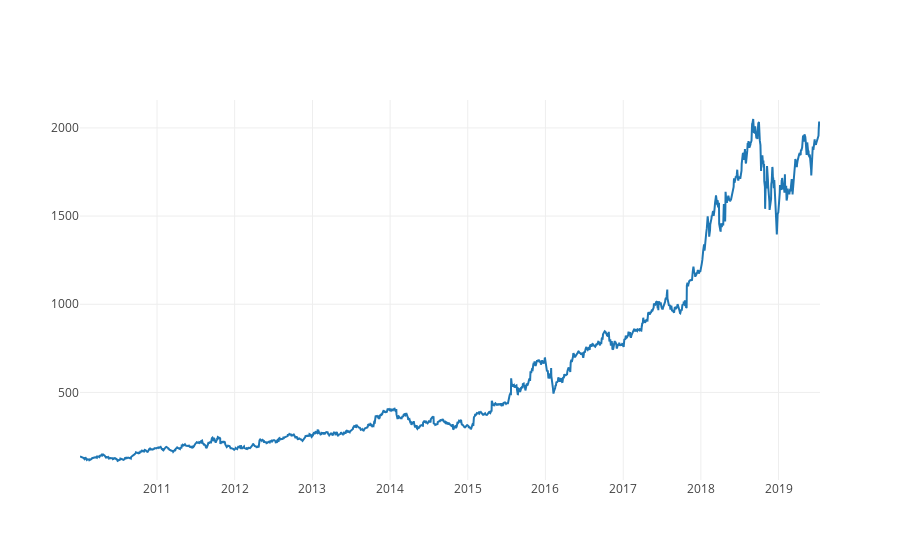

Notebook code cell kept with this figure:
### Markdown cell above
#### Plot a graph of high price vs date
This will produce a time series

### Code cell
data = [go.Scatter(x=amzn.Date, 
                   y=amzn.High)]

offline.iplot(data)

### Figure 1 — Plotly figure (JSON) as saved in the notebook; plotly's stock layout.template omitted (floating-point values rounded to 4 significant figures; data arrays with more than 128 entries replaced by an {"elided": "..."} marker saying what was removed)
{"data": [{"type": "scatter", "uid": "648c1ab3-64a5-45ca-8067-2b44bfead126", "x": {"elided": "2398 str values"}, "y": {"elided": "2398 float values"}}], "layout": {}}
